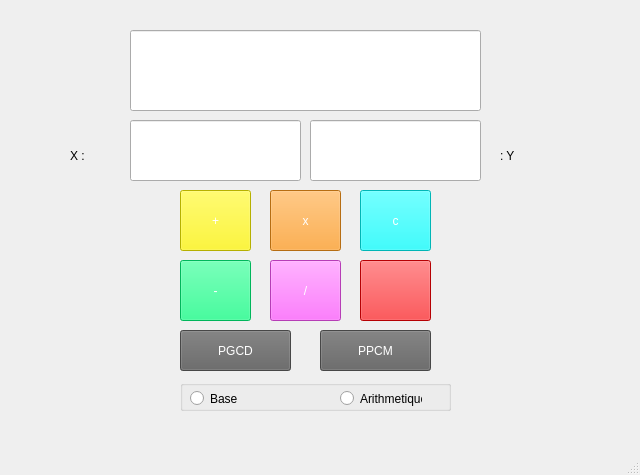
<?xml version="1.0" encoding="UTF-8"?>
<ui version="4.0">
 <class>MainWindow</class>
 <widget class="QMainWindow" name="MainWindow">
  <property name="geometry">
   <rect>
    <x>0</x>
    <y>0</y>
    <width>640</width>
    <height>475</height>
   </rect>
  </property>
  <property name="windowTitle">
   <string>MainWindow</string>
  </property>
  <property name="styleSheet">
   <string notr="true">background-color: url(&quot;1092587.jpg&quot;);</string>
  </property>
  <widget class="QWidget" name="centralwidget">
   <widget class="QLineEdit" name="ImpX">
    <property name="geometry">
     <rect>
      <x>130</x>
      <y>120</y>
      <width>171</width>
      <height>61</height>
     </rect>
    </property>
   </widget>
   <widget class="QLabel" name="label">
    <property name="geometry">
     <rect>
      <x>70</x>
      <y>130</y>
      <width>51</width>
      <height>51</height>
     </rect>
    </property>
    <property name="styleSheet">
     <string notr="true">font: 75 28pt &quot;Arial&quot;;</string>
    </property>
    <property name="text">
     <string>X :</string>
    </property>
   </widget>
   <widget class="QLabel" name="label_2">
    <property name="geometry">
     <rect>
      <x>500</x>
      <y>130</y>
      <width>51</width>
      <height>51</height>
     </rect>
    </property>
    <property name="styleSheet">
     <string notr="true">font: 75 28pt &quot;Arial&quot;;</string>
    </property>
    <property name="text">
     <string>: Y</string>
    </property>
   </widget>
   <widget class="QPushButton" name="fois">
    <property name="geometry">
     <rect>
      <x>270</x>
      <y>190</y>
      <width>71</width>
      <height>61</height>
     </rect>
    </property>
    <property name="styleSheet">
     <string notr="true">color: rgb(255, 255, 255);
font: 75 28pt &quot;Arial&quot;;
background-color: rgb(255, 152, 25);</string>
    </property>
    <property name="text">
     <string>x</string>
    </property>
   </widget>
   <widget class="QPushButton" name="delt">
    <property name="geometry">
     <rect>
      <x>180</x>
      <y>260</y>
      <width>71</width>
      <height>61</height>
     </rect>
    </property>
    <property name="styleSheet">
     <string notr="true">color: rgb(255, 255, 255);
font: 75 28pt &quot;Arial&quot;;
background-color: rgb(0, 255, 127);</string>
    </property>
    <property name="text">
     <string>-</string>
    </property>
   </widget>
   <widget class="QPushButton" name="add">
    <property name="geometry">
     <rect>
      <x>180</x>
      <y>190</y>
      <width>71</width>
      <height>61</height>
     </rect>
    </property>
    <property name="styleSheet">
     <string notr="true">color: rgb(255, 255, 255);
font: 75 28pt &quot;Arial&quot;;
background-color: rgb(255, 247, 0);</string>
    </property>
    <property name="text">
     <string>+</string>
    </property>
   </widget>
   <widget class="QPushButton" name="reset">
    <property name="geometry">
     <rect>
      <x>360</x>
      <y>190</y>
      <width>71</width>
      <height>61</height>
     </rect>
    </property>
    <property name="styleSheet">
     <string notr="true">color: rgb(255, 255, 255);
font: 75 28pt &quot;Arial&quot;;
background-color: rgb(0, 255, 255);</string>
    </property>
    <property name="text">
     <string>c</string>
    </property>
   </widget>
   <widget class="QPushButton" name="div">
    <property name="geometry">
     <rect>
      <x>270</x>
      <y>260</y>
      <width>71</width>
      <height>61</height>
     </rect>
    </property>
    <property name="styleSheet">
     <string notr="true">color: rgb(255, 255, 255);
font: 75 28pt &quot;Arial&quot;;
background-color: rgb(255, 85, 255);</string>
    </property>
    <property name="text">
     <string>/</string>
    </property>
   </widget>
   <widget class="QPushButton" name="close">
    <property name="geometry">
     <rect>
      <x>360</x>
      <y>260</y>
      <width>71</width>
      <height>61</height>
     </rect>
    </property>
    <property name="styleSheet">
     <string notr="true">background-color: rgb(255, 0, 4);</string>
    </property>
    <property name="text">
     <string/>
    </property>
    <property name="icon">
     <iconset>
      <normaloff>C:/Users/Eleve/Downloads/On-Off-Button-Non-glow-Slipmats (1).ico</normaloff>C:/Users/Eleve/Downloads/On-Off-Button-Non-glow-Slipmats (1).ico</iconset>
    </property>
    <property name="iconSize">
     <size>
      <width>71</width>
      <height>61</height>
     </size>
    </property>
   </widget>
   <widget class="QLineEdit" name="res">
    <property name="geometry">
     <rect>
      <x>130</x>
      <y>30</y>
      <width>351</width>
      <height>81</height>
     </rect>
    </property>
    <property name="readOnly">
     <bool>true</bool>
    </property>
   </widget>
   <widget class="QLineEdit" name="ImpY">
    <property name="geometry">
     <rect>
      <x>310</x>
      <y>120</y>
      <width>171</width>
      <height>61</height>
     </rect>
    </property>
   </widget>
   <widget class="QPushButton" name="PGCD">
    <property name="geometry">
     <rect>
      <x>180</x>
      <y>330</y>
      <width>111</width>
      <height>41</height>
     </rect>
    </property>
    <property name="styleSheet">
     <string notr="true">background-color: rgb(99, 99, 99);
color: rgb(255, 255, 255);</string>
    </property>
    <property name="text">
     <string>PGCD</string>
    </property>
   </widget>
   <widget class="QPushButton" name="PPCM">
    <property name="geometry">
     <rect>
      <x>320</x>
      <y>330</y>
      <width>111</width>
      <height>41</height>
     </rect>
    </property>
    <property name="styleSheet">
     <string notr="true">background-color: rgb(99, 99, 99);
color: rgb(255, 255, 255);</string>
    </property>
    <property name="text">
     <string>PPCM</string>
    </property>
   </widget>
   <widget class="QGroupBox" name="TYPEE">
    <property name="geometry">
     <rect>
      <x>180</x>
      <y>380</y>
      <width>271</width>
      <height>31</height>
     </rect>
    </property>
    <property name="title">
     <string/>
    </property>
    <widget class="QRadioButton" name="base">
     <property name="geometry">
      <rect>
       <x>10</x>
       <y>10</y>
       <width>82</width>
       <height>17</height>
      </rect>
     </property>
     <property name="text">
      <string>Base</string>
     </property>
    </widget>
    <widget class="QRadioButton" name="arr">
     <property name="geometry">
      <rect>
       <x>160</x>
       <y>10</y>
       <width>82</width>
       <height>17</height>
      </rect>
     </property>
     <property name="text">
      <string>Arithmetique</string>
     </property>
    </widget>
   </widget>
  </widget>
  <widget class="QStatusBar" name="statusbar"/>
 </widget>
 <resources/>
 <connections/>
</ui>
